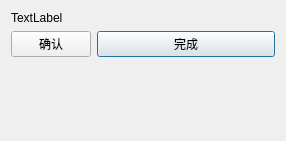
<?xml version="1.0" encoding="UTF-8"?>
<ui version="4.0">
 <class>LineEditDialog</class>
 <widget class="QDialog" name="LineEditDialog">
  <property name="geometry">
   <rect>
    <x>0</x>
    <y>0</y>
    <width>286</width>
    <height>141</height>
   </rect>
  </property>
  <property name="sizePolicy">
   <sizepolicy hsizetype="Maximum" vsizetype="Preferred">
    <horstretch>0</horstretch>
    <verstretch>0</verstretch>
   </sizepolicy>
  </property>
  <property name="windowTitle">
   <string>Dialog</string>
  </property>
  <layout class="QFormLayout" name="formLayout">
   <item row="0" column="0">
    <widget class="QLabel" name="label_text">
     <property name="text">
      <string>TextLabel</string>
     </property>
    </widget>
   </item>
   <item row="3" column="1">
    <widget class="QPushButton" name="pushButton_cancel">
     <property name="text">
      <string>完成</string>
     </property>
    </widget>
   </item>
   <item row="3" column="0">
    <widget class="QPushButton" name="pushButton_ok">
     <property name="text">
      <string>确认</string>
     </property>
    </widget>
   </item>
   <item row="0" column="1">
    <widget class="QWidget" name="input_widget" native="true">
     <property name="sizePolicy">
      <sizepolicy hsizetype="Preferred" vsizetype="Preferred">
       <horstretch>0</horstretch>
       <verstretch>0</verstretch>
      </sizepolicy>
     </property>
    </widget>
   </item>
  </layout>
 </widget>
 <resources/>
 <connections/>
</ui>
